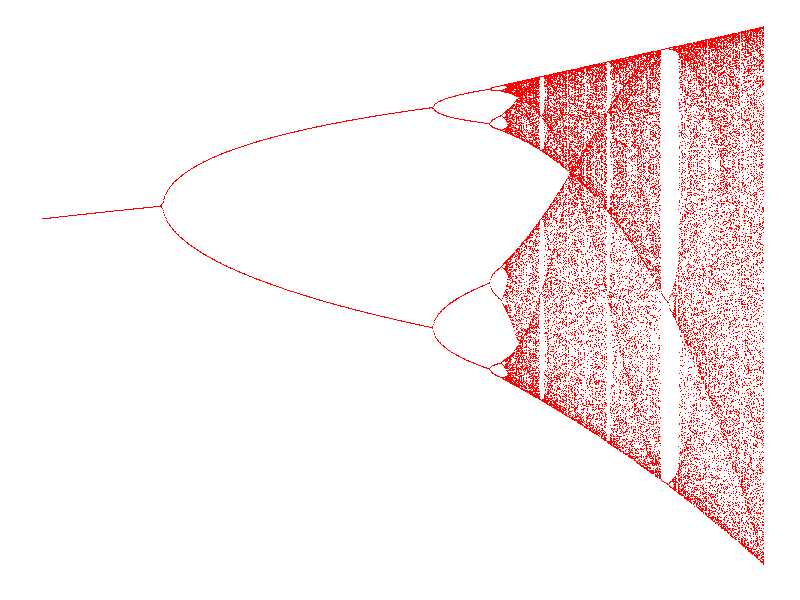

This figure's R source:
############################
# Make a bifurcation map of the logistic map
# Written by Shikhara Bhat
# JGU Mainz, Germany
# Date: Fri Aug 30 15:20:45 2024
###########################
library(ggplot2) #for plotting
library(ggtext) #for formatting labels
library(compiler) #for speeding up code

#plot the logistic map and return long term population values
logistic_map <- function(r, x_0, iterations, last_n){
  #Inputs:
  #  r: growth rate
  #  x: initial value
  #  iterations: number of times to apply the logistic map
  #  M: number of iteration points to be returned
  
  traj <- 1:iterations
  traj[1] <- x_0
  for(i in c(1:(iterations-1))){
    #the map is f(x) = rx(1-x)
    traj[i+1] <- r *traj[i]  * (1 - traj[i])
  }
  ## Return the last M iterations 
  traj[c((iterations-last_n):iterations)]
}

logistic_map <- cmpfun(logistic_map) # same function as above but now faster

#parameters
r_values <- seq(2.8, 4, 0.001)
x_0 <- 0.1
iterations <- 1000
last_n <- 100

#simulate
out <- sapply(r_values,logistic_map,x_0=x_0,iterations=iterations,last_n=last_n)
x_vals <- c()
r_vals <- c()
for (i in 1:ncol(out)){
  x_vals <- c(x_vals,out[,i])
  r_vals <- c(r_vals,rep(r_values[i],length(out[,i])))
}

bifurcation <- data.frame(r_vals,x_vals)

colnames(bifurcation) <- c("r", "x")

#plot
p <- ggplot(bifurcation, aes(r, x)) + geom_point(size = 0.01, shape = ".",color='red') + theme_minimal()

#aesthetics
p <- p + ylab('') + xlab("")
p <- p + coord_cartesian(clip = 'off') + theme(plot.margin = unit(c(0,0,0,0), "lines"))
p <- p + labs(color='')
p <- p + theme(panel.border = element_blank(), axis.line =  element_blank(), panel.grid.major = element_blank(), panel.grid.minor = element_blank())
p <- p + theme(axis.text = element_text(face = 'bold', color = 'black',size = 0))
p <- p + theme(axis.title = element_markdown(face = 'bold',color = 'black',size = 25))
p <- p + theme(legend.title = element_text(face = 'bold',color = 'black',size = 20))
p <- p + theme(legend.text = element_text(face = 'bold',color = 'black',size = 10))
p <- p + theme(title = element_text(face = 'bold',color = 'black',size = 20))
p <- p + theme(axis.ticks.length = unit(0, "cm")) + theme(axis.ticks = element_line(color='black',linewidth=0))
p <- p + xlim(c(2.8,4))

#save to file
ggsave('logistic_bifurcation.png',p,height = 6, width = 4, units = 'in',dpi=500)
